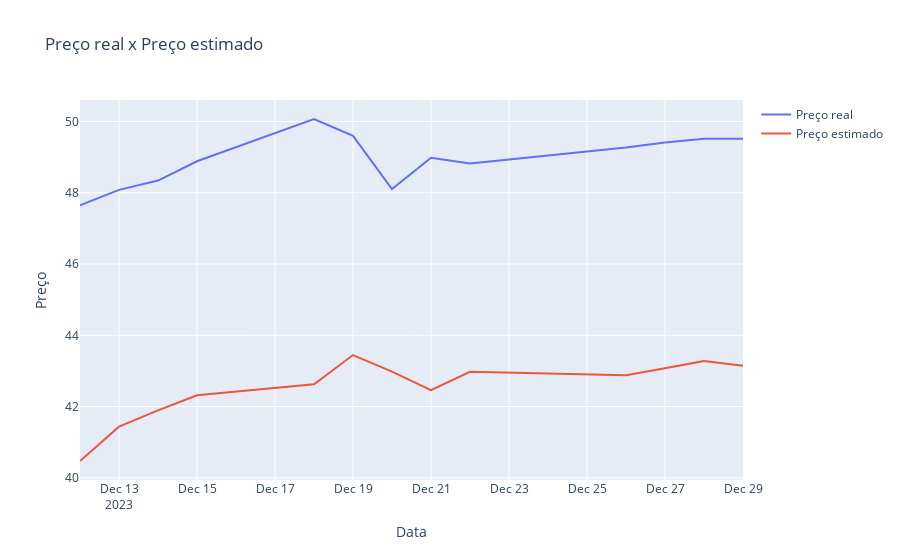

This figure's notebook cell:
### Code cell
plot_multiples_time_series_line_graphs([real_prices_time_series, predicted_prices_time_series], "Preço real x Preço estimado", "Data", "Preço")

### Figure 1 — Plotly figure (JSON) as saved in the notebook; plotly's stock layout.template omitted (floating-point values rounded to 4 significant figures)
{"data": [{"mode": "lines", "name": "Preço real", "type": "scatter", "x": ["2023-12-12T00:00:00", "2023-12-13T00:00:00", "2023-12-14T00:00:00", "2023-12-15T00:00:00", "2023-12-18T00:00:00", "2023-12-19T00:00:00", "2023-12-20T00:00:00", "2023-12-21T00:00:00", "2023-12-22T00:00:00", "2023-12-26T00:00:00", "2023-12-27T00:00:00", "2023-12-28T00:00:00", "2023-12-29T00:00:00"], "y": [47.65, 48.08, 48.34, 48.88, 50.07, 49.6, 48.1, 48.98, 48.82, 49.27, 49.41, 49.52, 49.52]}, {"mode": "lines", "name": "Preço estimado", "type": "scatter", "x": ["2023-12-12T00:00:00", "2023-12-13T00:00:00", "2023-12-14T00:00:00", "2023-12-15T00:00:00", "2023-12-18T00:00:00", "2023-12-19T00:00:00", "2023-12-20T00:00:00", "2023-12-21T00:00:00", "2023-12-22T00:00:00", "2023-12-26T00:00:00", "2023-12-27T00:00:00", "2023-12-28T00:00:00", "2023-12-29T00:00:00"], "y": [40.47, 41.44, 41.89, 42.32, 42.63, 43.45, 42.98, 42.46, 42.98, 42.88, 43.07, 43.28, 43.15]}], "layout": {"title": {"text": "Preço real x Preço estimado"}, "xaxis": {"title": {"text": "Data"}}, "yaxis": {"title": {"text": "Preço"}}}}
